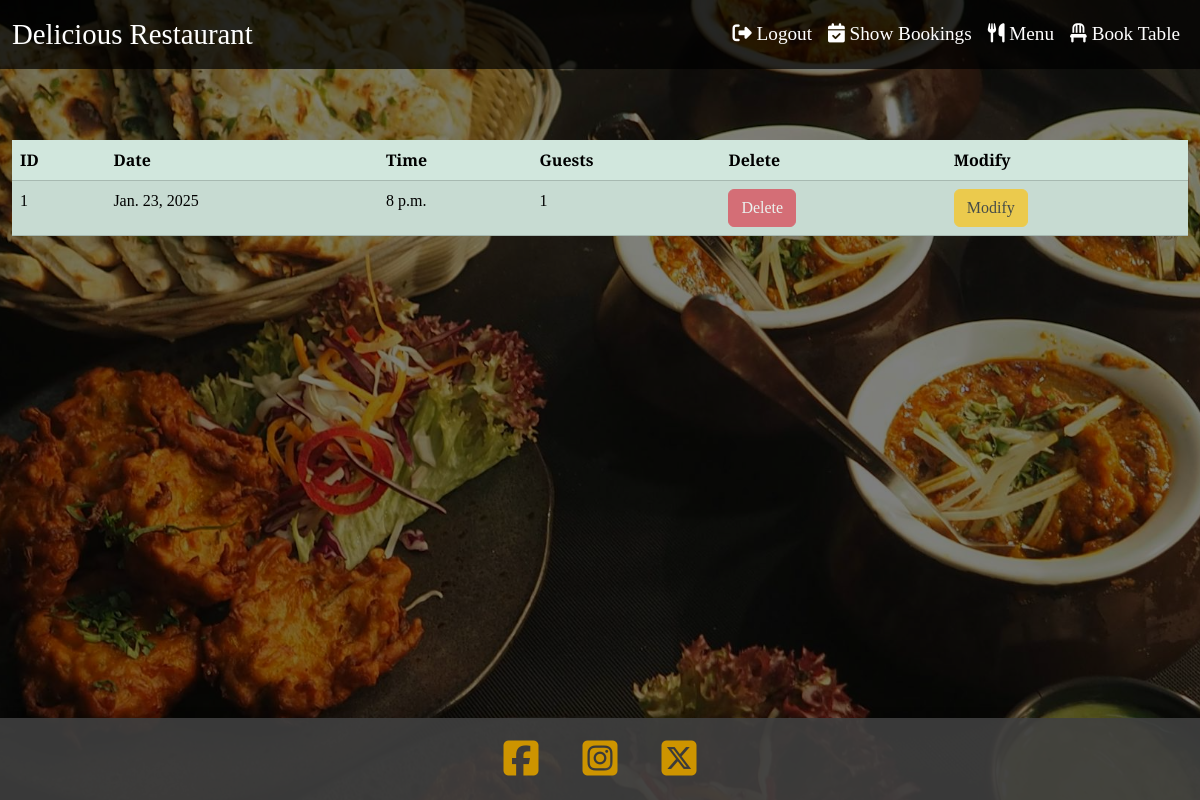
The app's page /showbookings/ (signed in), older data.
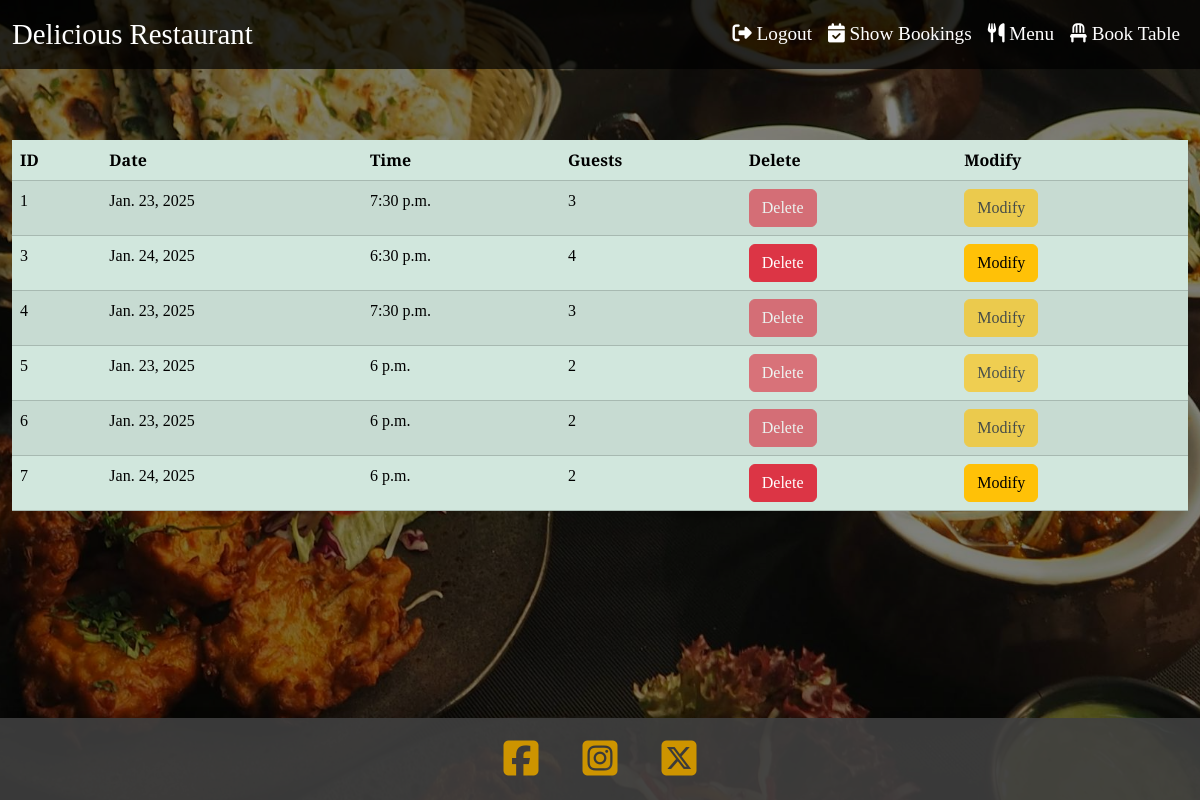
The same page, newer data.
### dine_smart/myrestaurant/models.py (models this page shows, shortened)
class Reservation(models.Model):
    user = models.ForeignKey(User, on_delete=models.CASCADE, null=True, blank=True)
    first_name = models.CharField(max_length=50, null=False, blank=False)
    last_name = models.CharField(max_length=50, null=False, blank=False)
    email = models.EmailField(null=False, blank=False)
    contact_number = models.CharField(max_length=15, null=False, blank=False)
    date = models.DateField(null=False, blank=False)
    time = models.TimeField(null=False, blank=False)
    guests = models.IntegerField(null=False, blank=False)
    table = models.ForeignKey(Table, on_delete=models.CASCADE, default=get_default_table)

### dine_smart/myrestaurant/views.py (the view)
# urls.py: path('showbookings/', show_bookings, name='show_bookings'),
def show_bookings(request):
    user_bookings = Reservation.objects.filter(user=request.user)
    today = date.today()
    return render(request, 'showbooking/showbooking.html', {'user_bookings': user_bookings, 'today': today})

### dine_smart/templates/showbooking/showbooking.html (shortened to what this page needs)
{% extends "home/home.html" %}
{% block content %}
<main>
    {% if user.is_authenticated %}
    <div class="container-fluid">
        <div class="table-responsive">
            <table class="table table-success table-striped table-hover">
                <thead>
                    <tr>
                        <th scope="col">ID</th>
                        <th scope="col">Date</th>
                        <th scope="col">Time</th>
                        <th scope="col">Guests</th>
                        <th scope="col">Delete</th>
                        <th scope="col">Modify</th>
                    </tr>
                </thead>
                <tbody>
                    {% for booking in user_bookings %}
                    <tr>
                        <td>{{ booking.id }}</td>
                        <td>{{ booking.date }}</td>
                        <td>{{ booking.time }}</td>
                        <td>{{ booking.guests }}</td>
                        {% if booking.date < today %}
                        <td>
                            <a href="{% url 'deletebooking' booking.id %}" class="btn btn-danger disabled text-decoration-none">Delete</a>
                        </td>
                        <td>
                            <a href="{% url 'modifybooking' booking.id %}" class="btn btn-warning disabled text-decoration-none">Modify</a>
                        </td>
                        {% else %}
                        <td>
                            <a href="{% url 'deletebooking' booking.id %}" class="btn btn-danger text-decoration-none">Delete</a>
                        </td>
                        <td>
                            <a href="{% url 'modifybooking' booking.id %}" class="btn btn-warning text-decoration-none">Modify</a>
                        </td>
                        {% endif %}
                    </tr>
                    {% endfor %}
                </tbody>
            </table>
        </div>
    </div>
    {% endif %}
</main>
{% endblock %}

### dine_smart/templates/home/home.html (shortened to what this page needs)
<!DOCTYPE html>
<html lang="en">
<head>
    <link href="https://cdn.jsdelivr.net/npm/bootstrap@5.3.3/dist/css/bootstrap.min.css" rel="stylesheet"
>
    {% load static %}
    <link rel="stylesheet" href="{% static 'home/style.css' %}">
</head>
<body>
    <nav class="navbar navbar-expand-lg navbar-dark fixed-top">
        <div class="container-fluid">
            <a class="navbar-brand" href="{% url 'homepage' %}">Delicious Restaurant</a>
            <div class="collapse navbar-collapse" id="navbarNavDarkIcons">
                <ul class="navbar-nav ms-auto">
                    {% if user.is_authenticated %}
                    <li class="nav-item">
                        <a class="nav-link" href="{% url 'account_logout' %}">
                            <i class="fa-solid fa-right-from-bracket"></i>
                            <span>Logout</span>
                        </a>
                    </li>
                    <li class="nav-item">
                        <a class="nav-link" href="{% url 'show_bookings' %}">
                            <i class="fa-solid fa-calendar-check"></i>
                            <span>Show Bookings</span>
                        </a>
                    </li>
                    {% endif %}
                    <li class="nav-item">
                        <a class="nav-link" href="{% url 'show_menu' %}">
                            <i class="fa-solid fa-utensils"></i>
                            <span>Menu</span>
                        </a>
                    </li>
                    <li class="nav-item">
                        <a class="nav-link" href="{% url 'booktable' %}">
                            <i class="fa-solid fa-chair"></i>
                            <span>Book Table</span>
                        </a>
                    </li>
                </ul>
            </div>
        </div>
    </nav>
    <main>
        {% block content %}{% endblock %}
    </main>
    <footer>
      <div class="social-container">
          <a href="https://facebook.com"><i class="fa-brands fa-square-facebook"></i></a>
          <a href="https://instagram.com"><i class="fa-brands fa-square-instagram"></i></a>
          <a href="https://twitter.com"><i class="fa-brands fa-square-x-twitter"></i></a>
      </div>
    </footer>
</body>
</html>

### dine_smart/myrestaurant/static/home/style.css (style rules this page uses)
html, body { height: 100%; margin: 0; }
body { position: relative; background: url('images/home_background.jpg') no-repeat center center fixed; background-size: cover; color: #ffffff; font-family: 'Cormorant Garamond', serif; }
body::before { content: ""; position: absolute; top: 0; left: 0; right: 0; bottom: 0; background: rgba(0, 0, 0, 0.5); z-index: -1; }
.navbar { background-color: rgba(0, 0, 0, 0.7); position: fixed; top: 0; width: 100%; z-index: 1000; }
.navbar .navbar-brand { font-size: 1.8rem; color: #ffffff; }
.navbar-nav .nav-item .nav-link { color: #ffffff; font-size: 1.2rem; }
main { padding-top: 70px; padding-bottom: 80px; min-height: 70vh; color: #ffffff; }
footer { background-color: rgba(64, 64, 64, 0.9); color: #cd9400; font-family: 'Cormorant Garamond', serif; box-shadow: 0 -2px 10px rgba(0, 0, 0, 0.1); position: fixed; bottom: 0; width: 100%; padding: 20px 0; text-align: center; z-index: 500; }
footer i { font-size: 2.5em; color: #cd9400; transition: color 0.3s ease; margin: 0 20px; }

Row changes from the older to the newer data that the page shows:
changed Reservation id 1: time "8 p.m." → "7:30 p.m."; guests "1" → "3"
added Reservation: id "3", date "Jan. 24, 2025", time "6:30 p.m.", guests "4", shows "Delete"
added Reservation: id "4", date "Jan. 23, 2025", time "7:30 p.m.", guests "3", shows "Delete"
added Reservation: id "5", date "Jan. 23, 2025", time "6 p.m.", guests "2", shows "Delete"
added Reservation: id "6", date "Jan. 23, 2025", time "6 p.m.", guests "2", shows "Delete"
added Reservation: id "7", date "Jan. 24, 2025", time "6 p.m.", guests "2", shows "Delete"
